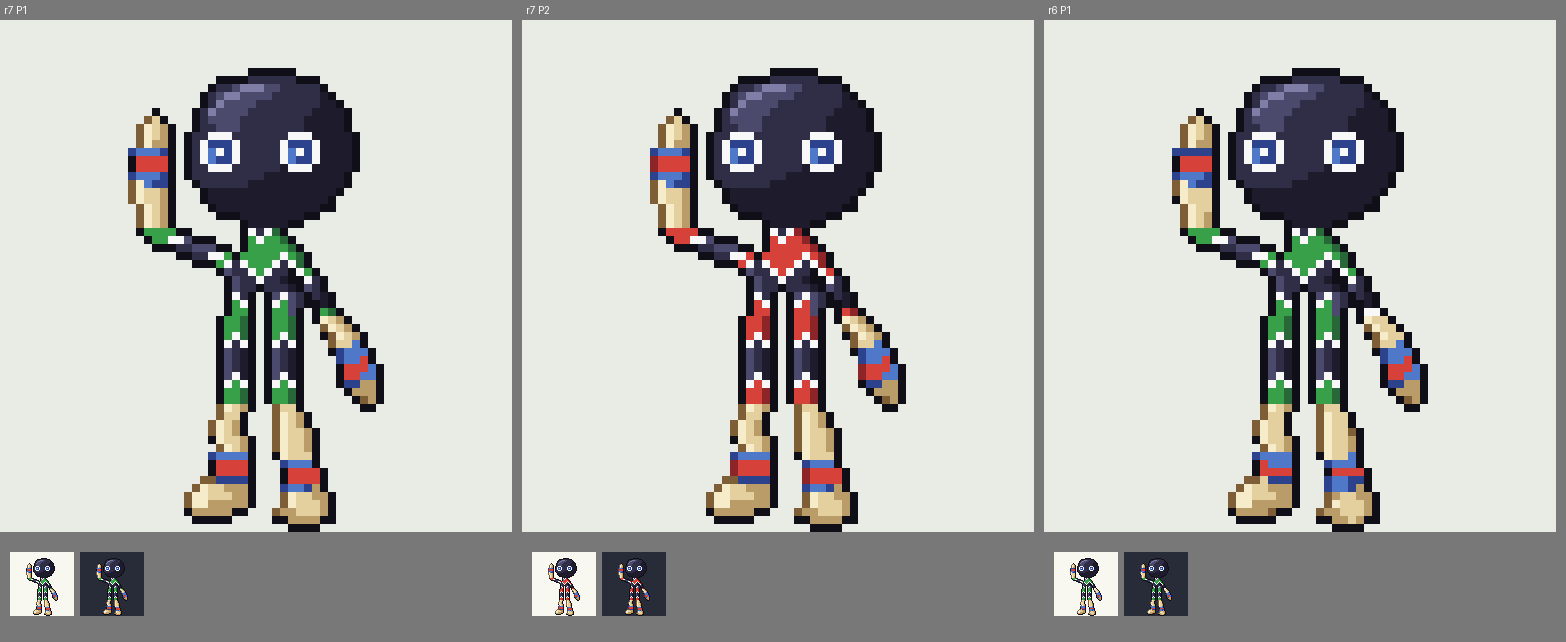

Reproduce this figure in Python.
# vel.png: P1 | P2 | r4-A op 8x + 1x licht/donker, en Sigilyph (romp) op 8x ter vergelijking
from PIL import Image, ImageDraw
V=[('astro_P1.png','r7 P1'),('astro_P2.png','r7 P2'),('../sprite_r6/astro_P1.png','r6 P1')]
s=8; vel=Image.new('RGB',(3*(64*s+10),64*s+130),(120,120,120)); d=ImageDraw.Draw(vel)
for k,(f,t) in enumerate(V):
    im=Image.open(f).convert('RGBA'); x=k*(64*s+10)
    bg=Image.new('RGBA',(64*s,64*s),(232,236,228,255)); bg.alpha_composite(im.resize((64*s,64*s),Image.NEAREST))
    vel.paste(bg.convert('RGB'),(x,20)); d.text((x+4,4),t,fill=(255,255,255))
    for u,c in enumerate([(248,248,240,255),(40,44,56,255)]):
        b=Image.new('RGBA',(64,64),c); b.alpha_composite(im); vel.paste(b.convert('RGB'),(x+10+u*70,64*s+40))
vel.save('vel.png'); print(vel.size)
